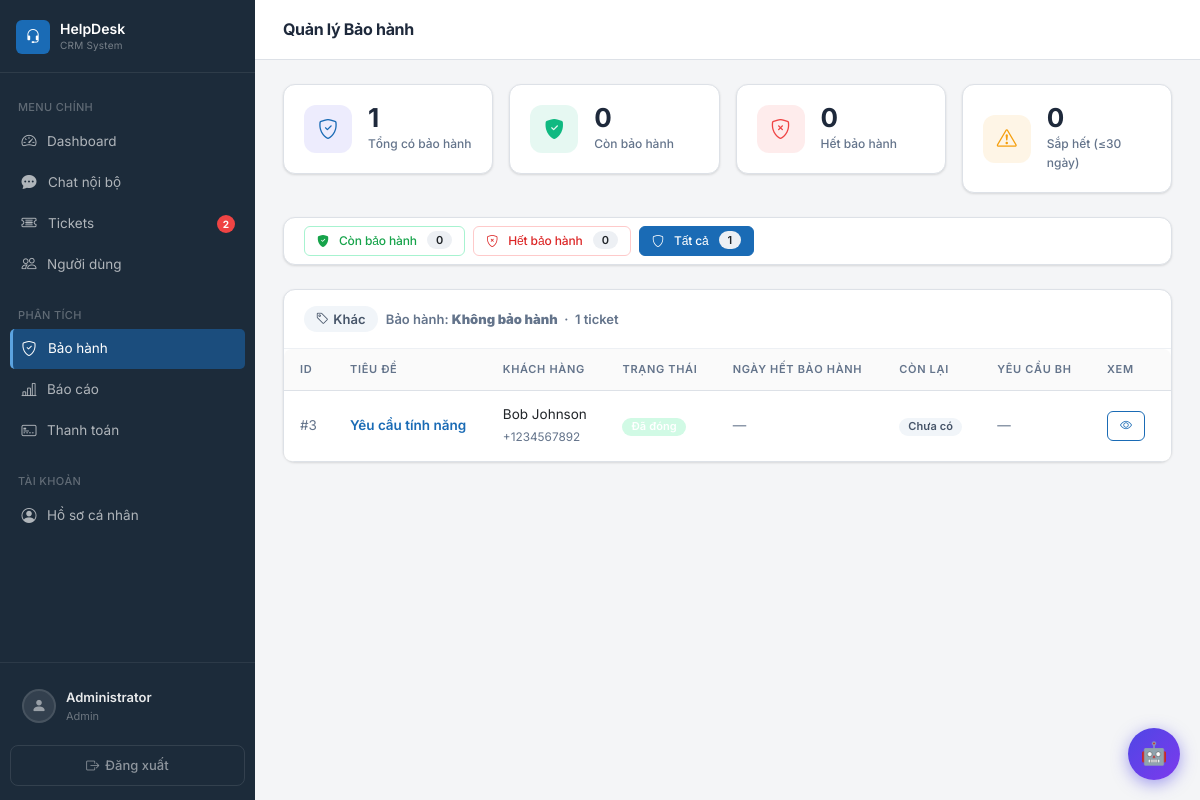
The page /warranty.php?filter=all (signed in) on the database its author committed.
### tables this page shows
CREATE TABLE IF NOT EXISTS users (
    id INT AUTO_INCREMENT PRIMARY KEY,
    username VARCHAR(50) NOT NULL UNIQUE,
    password VARCHAR(255) NOT NULL,
    fullname VARCHAR(100) NOT NULL,
    email VARCHAR(100) NOT NULL UNIQUE,
    phone VARCHAR(20),
    avatar VARCHAR(255) DEFAULT NULL,
    role_id INT NOT NULL,
    status ENUM('active', 'inactive') DEFAULT 'active',
    created_at TIMESTAMP DEFAULT CURRENT_TIMESTAMP,
    FOREIGN KEY (role_id) REFERENCES roles(id) ON DELETE CASCADE
);

CREATE TABLE IF NOT EXISTS roles (
    id INT AUTO_INCREMENT PRIMARY KEY,
    name VARCHAR(50) NOT NULL UNIQUE,
    hierarchy_level TINYINT UNSIGNED NOT NULL DEFAULT 99
);

CREATE TABLE IF NOT EXISTS tickets (
    id INT AUTO_INCREMENT PRIMARY KEY,
    title VARCHAR(255) NOT NULL,
    description TEXT,
    customer_name VARCHAR(100) NOT NULL,
    customer_email VARCHAR(100) NOT NULL,
    customer_phone VARCHAR(20),
    customer_address VARCHAR(255),
    category_id INT NOT NULL,
    priority_id INT NOT NULL,
    status_id INT NOT NULL,
    assigned_to INT,
    created_by INT NOT NULL,
    due_date DATE DEFAULT NULL,
    warranty_end_date DATE DEFAULT NULL,
    warranty_claim_id INT DEFAULT NULL,
    created_at TIMESTAMP DEFAULT CURRENT_TIMESTAMP,
    updated_at TIMESTAMP DEFAULT CURRENT_TIMESTAMP ON UPDATE CURRENT_TIMESTAMP,
    FOREIGN KEY (category_id) REFERENCES categories(id) ON DELETE CASCADE,
    FOREIGN KEY (priority_id) REFERENCES priorities(id) ON DELETE CASCADE,
    FOREIGN KEY (status_id)   REFERENCES statuses(id) ON DELETE CASCADE,
    FOREIGN KEY (assigned_to) REFERENCES users(id) ON DELETE SET NULL,
    FOREIGN KEY (created_by)  REFERENCES users(id) ON DELETE CASCADE
);

CREATE TABLE IF NOT EXISTS statuses (
    id INT AUTO_INCREMENT PRIMARY KEY,
    name VARCHAR(50) NOT NULL UNIQUE,
    color VARCHAR(20) NOT NULL
);

### warranty.php (the view, shortened to what the rows shown need)
<?php
require_once 'includes/auth.php';
require_once 'models/Ticket.php';
requireLogin();
$ticketModel = new Ticket();
$filter = in_array($_GET['filter'] ?? '', ['active','expired','all']) ? ($_GET['filter'] ?? 'active') : 'active';
$warranties = $ticketModel->getWarrantyList($filter);
$grouped = [];
foreach ($warranties as $w) {
    $type = in_array($w['category_type'], ['hardware','software','other']) ? $w['category_type'] : 'other';
    $grouped[$type][] = $w;
}
$typeLabels = ['hardware' => 'Phần cứng', 'software' => 'Phần mềm', 'other' => 'Khác'];
$typeColors = ['hardware' => 'primary', 'software' => 'success', 'other' => 'secondary'];
$typeIcons  = ['hardware' => 'bi-cpu', 'software' => 'bi-code-slash', 'other' => 'bi-tag'];
$allAll     = $ticketModel->getWarrantyList('all');
include 'includes/header.php';
?>
<?php if (empty($warranties)): ?>
<div class="card">
    <div class="card-body text-center py-5 text-muted">
        <i class="bi bi-shield-slash" style="font-size:48px;opacity:.3"></i>
        <p class="mt-3 mb-0">Không có dữ liệu bảo hành.</p>
    </div>
</div>
<?php else: ?>
<?php
$typeOrder = ['hardware','software','other'];
foreach ($typeOrder as $type):
    if (empty($grouped[$type])) continue;
    $rows = $grouped[$type];
    $label = $typeLabels[$type];
    $color = $typeColors[$type];
    $icon  = $typeIcons[$type];
    $wMonths = $rows[0]['warranty_months'];
?>
<div class="card mb-4">
    <div class="card-header d-flex align-items-center justify-content-between">
        <div class="d-flex align-items-center gap-2">
            <span class="badge bg-<?php echo $color; ?> d-flex align-items-center gap-1" style="font-size:13px;padding:6px 12px;">
                <i class="<?php echo $icon; ?>"></i> <?php echo $label; ?>
            </span>
            <span class="text-muted" style="font-size:13px;">
                Bảo hành: <strong><?php echo $wMonths > 0 ? $wMonths . ' tháng' : 'Không bảo hành'; ?></strong>
                &nbsp;·&nbsp; <?php echo count($rows); ?> ticket
            </span>
        </div>
    </div>
    <div class="table-responsive">
        <table class="table table-hover mb-0" style="font-size:13.5px;">
            <thead>
                <tr>
                    <th style="width:50px">ID</th>
                    <th>Tiêu đề</th>
                    <th>Khách hàng</th>
                    <th>Trạng thái</th>
                    <th>Ngày hết bảo hành</th>
                    <th>Còn lại</th>
                    <th>Yêu cầu BH</th>
                    <th style="width:80px">Xem</th>
                </tr>
            </thead>
            <tbody>
                <?php foreach ($rows as $w):
                    $hasWarranty = !empty($w['warranty_end_date']);
                    $daysLeft = $hasWarranty ? (int)ceil((strtotime($w['warranty_end_date']) - strtotime('today')) / 86400) : null;
                    $isExpired = $hasWarranty && $daysLeft < 0;
                    $rowClass = !$hasWarranty ? '' : ($isExpired ? 'table-light' : ($daysLeft <= 7 ? 'table-warning' : ''));
                ?>
                <tr class="<?php echo $rowClass; ?>">
                    <td class="text-muted">#<?php echo $w['id']; ?></td>
                    <td>
                        <a href="tickets.php?action=view&id=<?php echo $w['id']; ?>" class="fw-semibold text-decoration-none">
                            <?php echo htmlspecialchars($w['title']); ?>
                        </a>
                    </td>
                    <td>
                        <div><?php echo htmlspecialchars($w['customer_name']); ?></div>
                        <?php if (!empty($w['customer_phone'])): ?>
                            <small class="text-muted"><?php echo htmlspecialchars($w['customer_phone']); ?></small>
                        <?php endif; ?>
                    </td>
                    <td>
                        <span class="badge" style="background:<?php echo htmlspecialchars($w['status_color'] ?? '#6c757d'); ?>;color:#fff;">
                            <?php echo htmlspecialchars($w['status_name']); ?>
                        </span>
                    </td>
                    <td>
                        <?php echo $hasWarranty ? date('d/m/Y', strtotime($w['warranty_end_date'])) : '<span class="text-muted">—</span>'; ?>
                    </td>
                    <td>
                        <?php if (!$hasWarranty): ?>
                            <span class="badge bg-secondary">Chưa có</span>
                        <?php elseif ($isExpired): ?>
                            <span class="badge bg-danger">Hết hạn <?php echo abs($daysLeft); ?> ngày trước</span>
                        <?php elseif ($daysLeft <= 30): ?>
                            <span class="badge bg-warning text-dark">Còn <?php echo $daysLeft; ?> ngày</span>
                        <?php else: ?>
                            <span class="badge bg-success">Còn <?php echo $daysLeft; ?> ngày</span>
                        <?php endif; ?>
                    </td>
                    <td>
                        <?php if (!empty($w['warranty_claim_id'])): ?>
                            <a href="tickets.php?action=view&id=<?php echo (int)$w['warranty_claim_id']; ?>"
                               class="badge bg-warning text-dark text-decoration-none">
                                <i class="bi bi-ticket me-1"></i>#<?php echo (int)$w['warranty_claim_id']; ?>
                            </a>
                        <?php else: ?>
                            <span class="text-muted">—</span>
                        <?php endif; ?>
                    </td>
                    <td>
                        <a href="tickets.php?action=view&id=<?php echo $w['id']; ?>"
                           class="btn btn-sm btn-outline-primary" title="Xem chi tiết">
                            <i class="bi bi-eye"></i>
                        </a>
                    </td>
                </tr>
                <?php endforeach; ?>
            </tbody>
        </table>
    </div>
</div>
<?php endforeach; ?>
<?php endif; ?>
<?php include 'includes/footer.php'; ?>

### includes/header.php (shortened to what the rows shown need)
<!DOCTYPE html>
<html lang="vi">
<head>
    <link href="assets/css/bootstrap.min.css" rel="stylesheet">
    <link href="assets/icons/bootstrap-icons.css" rel="stylesheet">
</head>
<body>
<nav class="sidebar" id="sidebar">
    <div class="sidebar-footer">
        <a href="profile.php" class="sidebar-user">
            <div class="sidebar-user-info">
                <div class="sidebar-user-name"><?php echo htmlspecialchars(getUserDisplayName()); ?></div>
                <div class="sidebar-user-role"><?php echo htmlspecialchars(getUserRoleDisplayName()); ?></div>
            </div>
        </a>
    </div>
</nav>
<div class="main-content">
    <div class="page-content">

### rows shown on the page
users: fullname "Administrator", role.name "Admin"
tickets: id "3", title "Yêu cầu tính năng", customer_name "Bob Johnson", customer_phone "+1234567892", status.name "Đã đóng", shows "Chưa có"

### other values the page prints
$_sidebarBadge "2"
$pageTitle "Quản lý Bảo hành"
count($allAll) "1"
count($allActive) "0"
count($allExpired) "0"
count($expiringSoon) "0"
$label "Khác"
count($rows) "1"
